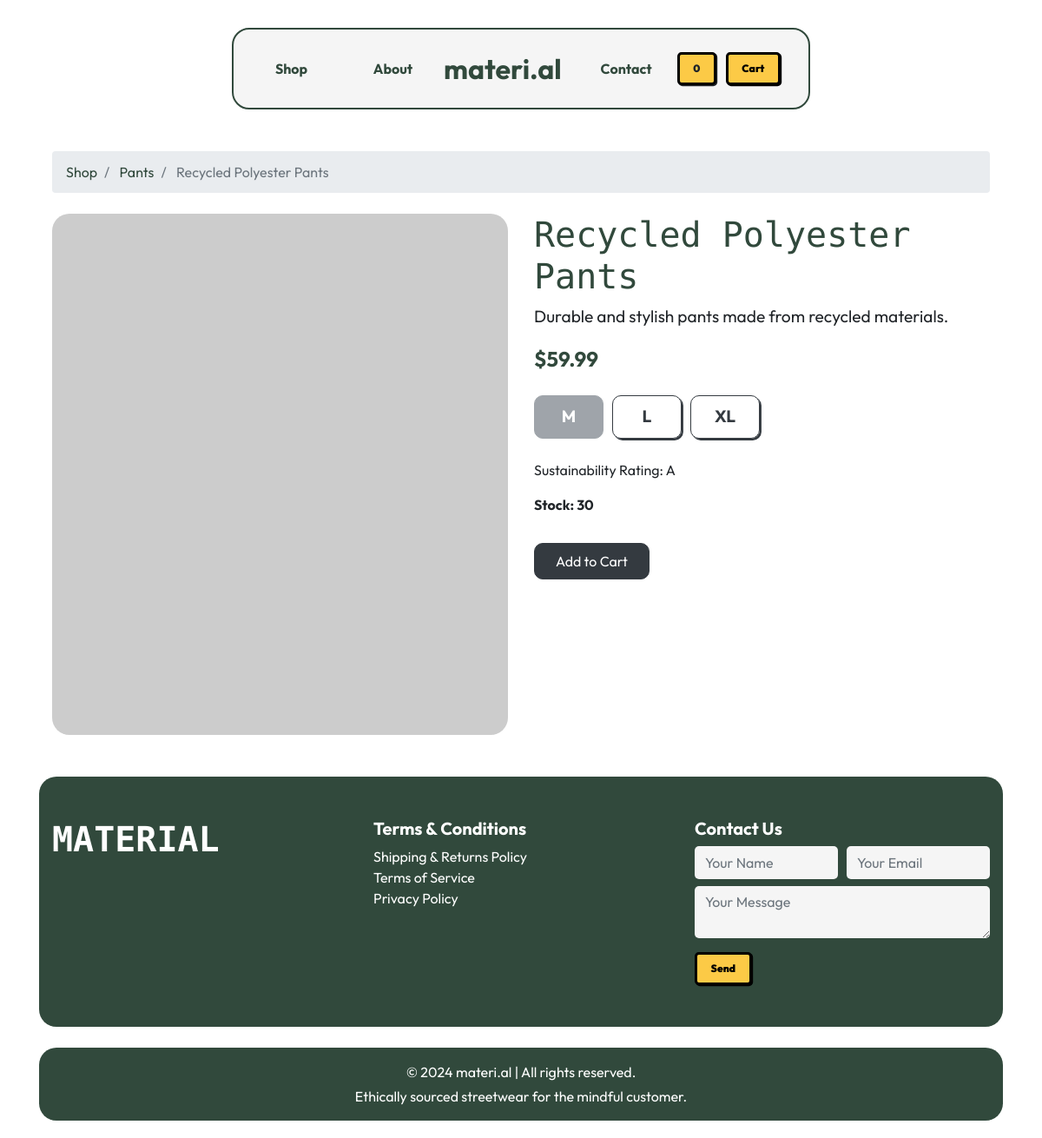
Page /shop/pants/4 on the committed database.
### models.py (models this page shows)
class Product(db.Model):
    id = db.Column(db.Integer, primary_key=True)
    name = db.Column(db.String(100), nullable=False)
    description = db.Column(db.Text)
    category = db.Column(db.String(50), nullable=False)  # E.g., Hoodies, Shirts, Pants
    price = db.Column(db.Float, nullable=False)
    stock = db.Column(db.Integer, default=0)
    brand = db.Column(db.String(100), nullable=True)
    sustainability_rating = db.Column(db.String(20), nullable=True)
    available_sizes = db.Column(db.String(200))  # Could store as CSV: e.g., "S,M,L,XL"
    image_url = db.Column(db.String(200))  # Default placeholder image if none provided
    created_at = db.Column(db.DateTime, default=datetime.utcnow)
    images = db.relationship('ProductImage', backref='product', lazy=True)
    order_details = db.relationship('OrderDetail', backref='product', lazy=True)

### main.py (the view)
@app.route('/shop/<category>/<int:item_id>')
def item_details(category, item_id):
    product = Product.query.get_or_404(item_id)
    stock_by_size = {
        "S": 5,   # Small in stock
        "M": 0,   # Medium out of stock
        "L": 3,   # Large in stock
        "XL": 2,   # XL in stock
        "One Size": 2
    }
    product.stock_by_size = stock_by_size
    return render_template('item-details.html', product=product)

### templates/item-details.html (shortened to what this page needs)
{% extends "base.html" %}
{% block content %}
<div class="container mt-5 mb-5">
    <nav aria-label="breadcrumb" class="mb-4">
        <ol class="breadcrumb">
            <li class="breadcrumb-item">
                <a href="{{ url_for('shop') }}" style="text-decoration: none; color: #31493C;">Shop</a>
            </li>
            <li class="breadcrumb-item">
                <a href="{{ url_for('shop', category=product.category|lower) }}"
                   style="text-decoration: none; color: #31493C;">
                   {{ product.category }}
                </a>
            </li>
            <li class="breadcrumb-item active" aria-current="page" style="color: #6c757d;">
                {{ product.name }}
            </li>
        </ol>
    </nav>
    <div class="row align-items-start">
        <div class="col-md-6">
            <div style="height: 600px; border-radius: 20px; overflow: hidden;">
                <img src="{{ product.image_url }}" alt="{{ product.name }}"
                     class="img-fluid" style="width: 100%; height: 100%; object-fit: cover; object-position: center;">
            </div>
        </div>
        <div class="col-md-6">
            <h1 style="font-family: 'Rubik Mono One', sans-serif; color: #31493C; font-size: 2.5rem;">{{ product.name }}</h1>
            <p style="font-family: 'Outfit', sans-serif; font-size: 1.2em;">
                {{ product.description }}
            </p>
            <p style="font-size: 1.5em; font-weight: bold; color: #31493C;">
                ${{ product.price }}
            </p>
            <div class="mt-4 mb-4">
                <div class="d-flex flex-wrap gap-3" id="size-buttons">
                    {% set sizes = product.available_sizes.split(',') %}
                    {% for size in sizes %}
                        {% if size in product.stock_by_size and product.stock_by_size[size] > 0 %}
                            <button type="button"
                                    class="btn btn-outline-dark size-btn"
                                    data-size="{{ size }}"
                                    style="width: 80px; height: 50px; border-radius: 10px; font-size: 1.2em; font-weight: bold; margin-right: 10px;">
                                {{ size }}
                            </button>
                        {% else %}
                            <button type="button"
                                    class="btn btn-secondary size-btn disabled"
                                    style="width: 80px; height: 50px; border-radius: 10px; font-size: 1.2em; font-weight: bold; margin-right: 10px; cursor: not-allowed;">
                                {{ size }}
                            </button>
                        {% endif %}
                    {% endfor %}
                </div>
            </div>
            <p style="font-family: 'Outfit', sans-serif;">
                Sustainability Rating: {{ product.sustainability_rating }}
            </p>
            <p style="font-family: 'Outfit', sans-serif; font-weight: bold;">
                Stock: {{ product.stock }}
            </p>
            <button id="add-to-cart" class="btn btn-dark px-4 py-2 mt-3" style="border-radius: 10px;">Add to Cart</button>
        </div>
    </div>
</div>
<footer class="text-white py-5" style="background-color: #31493C; border-radius: 20px; margin-top: 40px;">
    <div class="container">
      <div class="row align-items-start">
        <div class="col-md-4">
          <h2 class="rubik-mono" style="font-size: 2.5em; font-weight: bold;">MATERIAL</h2>
        </div>
        <div class="col-md-4">
          <h5 style="font-weight: bold;">Terms & Conditions</h5>
          <ul class="list-unstyled">
            <li><a href="#" class="text-white text-decoration-none">Shipping & Returns Policy</a></li>
            <li><a href="#" class="text-white text-decoration-none">Terms of Service</a></li>
            <li><a href="#" class="text-white text-decoration-none">Privacy Policy</a></li>
          </ul>
        </div>
        <div class="col-md-4">
          <h5 style="font-weight: bold;">Contact Us</h5>
          <form>
            <div class="form-row mb-2">
              <div class="col">
                <input type="text" class="form-control" placeholder="Your Name" style="background: #F5F5F5; border: none; border-radius: 5px;" required>
              </div>
              <div class="col">
                <input type="email" class="form-control" placeholder="Your Email" style="background: #F5F5F5; border: none; border-radius: 5px;" required>
              </div>
            </div>
            <div class="form-group mb-3">
              <textarea class="form-control" rows="2" placeholder="Your Message" style="background: #F5F5F5; border: none; border-radius: 5px;" required></textarea>
            </div>
            <button>Send</button>
          </form>
        </div>
      </div>
    </div>
</footer>
<div class="container text-center py-3 mt-4" style="background-color: #31493C; border-radius: 20px; margin-bottom: 20px;">
    <p class="mb-1 text-white">© 2024 materi.al | All rights reserved.</p>
    <p class="mb-0 text-white">Ethically sourced streetwear for the mindful customer.</p>
</div>
{% endblock %}

### templates/base.html (style rules this page uses)
body { font-family: 'Outfit', sans-serif; }
.rubik-mono { font-family: 'Rubik Mono One', sans-serif; }
button { background: #FCCA46; font-family: inherit; padding: 0.6em 1.3em; font-weight: 900; font-size: 12px; border: 3px solid black; border-radius: 0.4em; box-shadow: 0.1em 0.1em; cursor: pointer; }

### rows in the picture
Product: category "Pants", name "Recycled Polyester Pants", description "Durable and stylish pants made from recycled materials.", price "59.99", sustainability_rating "A", stock "30"

### other values in the picture
{{ size }} "M"
{{ size }} "L" "XL"
